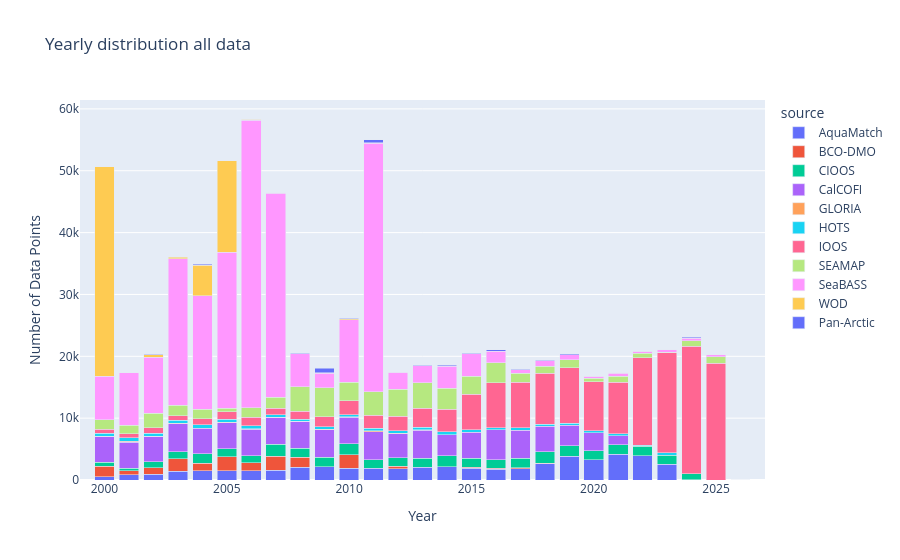

Notebook cell for this chart:
### Code cell
year_test=all_chl.copy()
year_test['datetime'] = pd.to_datetime(year_test['datetime'])
year_test['year'] = year_test['datetime'].dt.year
grouped = year_test.groupby(['year', 'source']).size().reset_index(name='DataPoints')

# Create bar chart
fig = px.bar(
    grouped,
    x='year',
    y='DataPoints',
    color='source',
    title='Yearly distribution all data',
    labels={'year': 'Year', 'DataPoints': 'Number of Data Points', 'metadata': 'Metadata'},)
fig.update_xaxes(range=[1999,2027])
fig.update_layout(barmode='stack')  # ensures stacking
fig.show()

### Figure 1 — Plotly figure (JSON) as saved in the notebook; plotly's stock layout.template omitted (floating-point values rounded to 4 significant figures)
{"data": [{"hovertemplate": "source=AquaMatch<br>Year=%{x}<br>Number of Data Points=%{y}<extra></extra>", "legendgroup": "AquaMatch", "marker": {"color": "#636efa", "pattern": {"shape": ""}}, "name": "AquaMatch", "orientation": "v", "showlegend": true, "textposition": "auto", "type": "bar", "x": [2000, 2001, 2002, 2003, 2004, 2005, 2006, 2007, 2008, 2009, 2010, 2011, 2012, 2013, 2014, 2015, 2016, 2017, 2018, 2019, 2020, 2021, 2022, 2023, 2024], "xaxis": "x", "y": [558, 844, 958, 1439, 1500, 1529, 1456, 1566, 2047, 2106, 1920, 1915, 1840, 2083, 2162, 1938, 1770, 1842, 2633, 3838, 3295, 4181, 3926, 2562, 36], "yaxis": "y"}, {"hovertemplate": "source=BCO-DMO<br>Year=%{x}<br>Number of Data Points=%{y}<extra></extra>", "legendgroup": "BCO-DMO", "marker": {"color": "#EF553B", "pattern": {"shape": ""}}, "name": "BCO-DMO", "orientation": "v", "showlegend": true, "textposition": "auto", "type": "bar", "x": [2000, 2001, 2002, 2003, 2004, 2005, 2006, 2007, 2008, 2009, 2010, 2012, 2015, 2016, 2017, 2018], "xaxis": "x", "y": [1643, 654, 1031, 2001, 1221, 2202, 1318, 2310, 1648, 47, 2135, 376, 127, 115, 161, 36], "yaxis": "y"}, {"hovertemplate": "source=CIOOS<br>Year=%{x}<br>Number of Data Points=%{y}<extra></extra>", "legendgroup": "CIOOS", "marker": {"color": "#00cc96", "pattern": {"shape": ""}}, "name": "CIOOS", "orientation": "v", "showlegend": true, "textposition": "auto", "type": "bar", "x": [2000, 2001, 2002, 2003, 2004, 2005, 2006, 2007, 2008, 2009, 2010, 2011, 2012, 2013, 2014, 2015, 2016, 2017, 2018, 2019, 2020, 2021, 2022, 2023, 2024], "xaxis": "x", "y": [635, 390, 1000, 1095, 1509, 1288, 1108, 1918, 1437, 1518, 1813, 1345, 1356, 1401, 1756, 1418, 1361, 1523, 1906, 1698, 1444, 1546, 1493, 1477, 998], "yaxis": "y"}, {"hovertemplate": "source=CalCOFI<br>Year=%{x}<br>Number of Data Points=%{y}<extra></extra>", "legendgroup": "CalCOFI", "marker": {"color": "#ab63fa", "pattern": {"shape": ""}}, "name": "CalCOFI", "orientation": "v", "showlegend": true, "textposition": "auto", "type": "bar", "x": [2000, 2001, 2002, 2003, 2004, 2005, 2006, 2007, 2008, 2009, 2010, 2011, 2012, 2013, 2014, 2015, 2016, 2017, 2018, 2019, 2020, 2021], "xaxis": "x", "y": [4198, 4196, 4090, 4560, 4166, 4265, 4324, 4321, 4344, 4471, 4255, 4565, 3924, 4558, 3421, 4239, 4860, 4480, 4081, 3305, 2906, 1413], "yaxis": "y"}, {"hovertemplate": "source=GLORIA<br>Year=%{x}<br>Number of Data Points=%{y}<extra></extra>", "legendgroup": "GLORIA", "marker": {"color": "#FFA15A", "pattern": {"shape": ""}}, "name": "GLORIA", "orientation": "v", "showlegend": true, "textposition": "auto", "type": "bar", "x": [2000, 2001, 2002, 2003, 2005, 2006, 2007, 2008, 2009, 2010, 2011, 2012, 2013], "xaxis": "x", "y": [78, 164, 32, 43, 68, 44, 54, 3, 30, 64, 138, 26, 43], "yaxis": "y"}, {"hovertemplate": "source=HOTS<br>Year=%{x}<br>Number of Data Points=%{y}<extra></extra>", "legendgroup": "HOTS", "marker": {"color": "#19d3f3", "pattern": {"shape": ""}}, "name": "HOTS", "orientation": "v", "showlegend": true, "textposition": "auto", "type": "bar", "x": [2000, 2001, 2002, 2003, 2004, 2005, 2006, 2007, 2008, 2009, 2010, 2011, 2012, 2013, 2014, 2015, 2016, 2017, 2018, 2019, 2020, 2021, 2022, 2023], "xaxis": "x", "y": [477, 547, 467, 502, 518, 442, 515, 399, 362, 444, 376, 439, 424, 451, 464, 420, 381, 436, 352, 367, 323, 349, 216, 387], "yaxis": "y"}, {"hovertemplate": "source=IOOS<br>Year=%{x}<br>Number of Data Points=%{y}<extra></extra>", "legendgroup": "IOOS", "marker": {"color": "#FF6692", "pattern": {"shape": ""}}, "name": "IOOS", "orientation": "v", "showlegend": true, "textposition": "auto", "type": "bar", "x": [2000, 2001, 2002, 2003, 2004, 2005, 2006, 2007, 2008, 2009, 2010, 2011, 2012, 2013, 2014, 2015, 2016, 2017, 2018, 2019, 2020, 2021, 2022, 2023, 2024, 2025, 2026], "xaxis": "x", "y": [587, 659, 899, 750, 960, 1260, 1386, 999, 1310, 1587, 2230, 2082, 2376, 3028, 3633, 5725, 7243, 7327, 8244, 8931, 7952, 8282, 14093, 16160, 20619, 18842, 49], "yaxis": "y"}, {"hovertemplate": "source=SEAMAP<br>Year=%{x}<br>Number of Data Points=%{y}<extra></extra>", "legendgroup": "SEAMAP", "marker": {"color": "#B6E880", "pattern": {"shape": ""}}, "name": "SEAMAP", "orientation": "v", "showlegend": true, "textposition": "auto", "type": "bar", "x": [2000, 2001, 2002, 2003, 2004, 2005, 2006, 2007, 2008, 2009, 2010, 2011, 2012, 2013, 2014, 2015, 2016, 2017, 2018, 2019, 2020, 2021, 2022, 2023, 2024, 2025], "xaxis": "x", "y": [1530, 1431, 2284, 1657, 1541, 575, 1545, 1842, 3889, 4713, 3019, 3812, 4339, 4169, 3422, 2911, 3199, 1510, 1132, 1344, 528, 1004, 778, 78, 859, 1089], "yaxis": "y"}, {"hovertemplate": "source=SeaBASS<br>Year=%{x}<br>Number of Data Points=%{y}<extra></extra>", "legendgroup": "SeaBASS", "marker": {"color": "#FF97FF", "pattern": {"shape": ""}}, "name": "SeaBASS", "orientation": "v", "showlegend": true, "textposition": "auto", "type": "bar", "x": [2000, 2001, 2002, 2003, 2004, 2005, 2006, 2007, 2008, 2009, 2010, 2011, 2012, 2013, 2014, 2015, 2016, 2017, 2018, 2019, 2020, 2021, 2022, 2023, 2024, 2025], "xaxis": "x", "y": [7039, 8424, 9062, 23712, 18366, 25172, 46506, 32961, 5336, 2315, 10095, 40172, 2776, 2715, 3517, 3643, 1863, 567, 892, 795, 296, 523, 319, 425, 419, 304], "yaxis": "y"}, {"hovertemplate": "source=WOD<br>Year=%{x}<br>Number of Data Points=%{y}<extra></extra>", "legendgroup": "WOD", "marker": {"color": "#FECB52", "pattern": {"shape": ""}}, "name": "WOD", "orientation": "v", "showlegend": true, "textposition": "auto", "type": "bar", "x": [2000, 2001, 2002, 2003, 2004, 2005, 2006, 2007, 2008, 2009, 2010, 2011, 2021, 2022], "xaxis": "x", "y": [33875, 18, 458, 270, 4973, 14817, 157, 36, 47, 133, 127, 82, 18, 3], "yaxis": "y"}, {"hovertemplate": "source=Pan-Arctic<br>Year=%{x}<br>Number of Data Points=%{y}<extra></extra>", "legendgroup": "Pan-Arctic", "marker": {"color": "#636efa", "pattern": {"shape": ""}}, "name": "Pan-Arctic", "orientation": "v", "showlegend": true, "textposition": "auto", "type": "bar", "x": [2002, 2004, 2005, 2006, 2007, 2008, 2009, 2010, 2011, 2012, 2013, 2014, 2015, 2016, 2017, 2018, 2019, 2020, 2024], "xaxis": "x", "y": [49, 141, 12, 7, 9, 89, 676, 110, 448, 13, 80, 157, 33, 284, 81, 119, 138, 16, 120], "yaxis": "y"}], "layout": {"autosize": true, "barmode": "stack", "legend": {"title": {"text": "source"}, "tracegroupgap": 0}, "title": {"text": "Yearly distribution all data"}, "xaxis": {"anchor": "y", "domain": [0, 1], "range": [1999, 2027], "title": {"text": "Year"}, "type": "linear"}, "yaxis": {"anchor": "x", "autorange": true, "domain": [0, 1], "range": [0, 61440.0], "title": {"text": "Number of Data Points"}, "type": "linear"}}}
